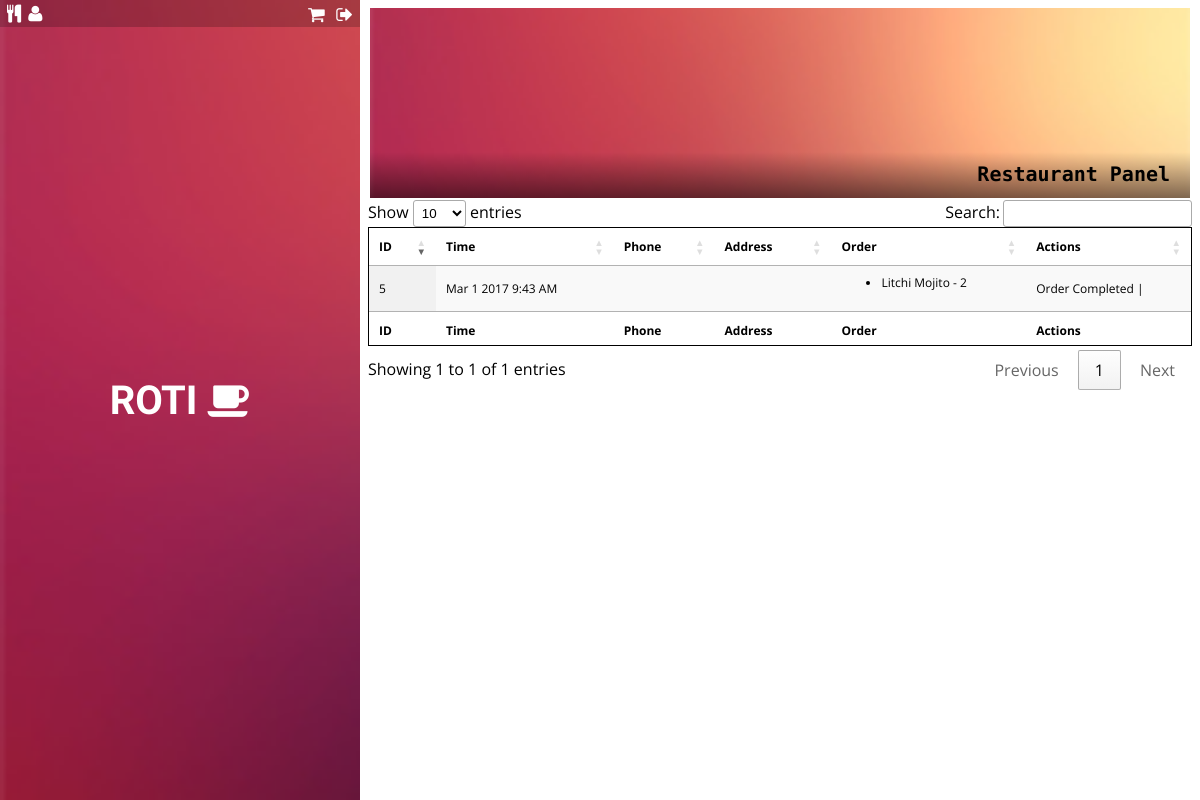
/orders.php (signed in), run on the app's committed database.
### tables this page shows
CREATE TABLE `orders` (
  `address` varchar(200) NOT NULL,
  `phone` int(11) NOT NULL,
  `status` tinyint(1) NOT NULL DEFAULT '0',
  `id` int(11) NOT NULL,
  `ot` timestamp NOT NULL DEFAULT CURRENT_TIMESTAMP ON UPDATE CURRENT_TIMESTAMP,
  `uid` int(11) NOT NULL,
  `rid` int(11) NOT NULL
);

CREATE TABLE `order_detail` (
  `id` int(11) NOT NULL,
  `mid` int(11) NOT NULL,
  `oid` int(11) NOT NULL,
  `qty` int(11) NOT NULL
);

CREATE TABLE `menu_item` (
  `price` int(11) NOT NULL,
  `category` varchar(50) NOT NULL,
  `description` varchar(100) NOT NULL,
  `id` int(11) NOT NULL,
  `name` varchar(50) NOT NULL,
  `rid` int(11) NOT NULL
);

### inc/generics.php (called while the page is built, shortened)
<?php
function createThumbnail($_TITLE = "", $_INFO = "", $_CLASS = "", $_ALT = "", $_IMAGE="", $_STYLE="" ,$_STYLE_ALT="", $_STYLE_GLIDER="", $_LINK=NULL, $_ID=NULL){
	include 'inc/thumbnail.php';
}
function getRecords($select, $from = NULL, $where = "1=1"){
	$con = $GLOBALS['con'];
	$arr = false;
	if($from == NULL){
		$data = mysqli_query($con, $select);
		if($data){
			$qualifiedColumnNames = array();
			foreach ($data->fetch_fields() as $columnMeta) {
			    $qualifiedColumnNames[] = "{$columnMeta->table}.{$columnMeta->name}";
			}
			$arr = [];
			$i=0;
			while ($row = $data->fetch_row()) {
			    $qualifiedRow = array_combine($qualifiedColumnNames, $row);
			    $arr[$i] = $qualifiedRow;
				$i++;
			}
		}
	}else{
		$query = "SELECT $select FROM $from WHERE $where";
		$arr = getRecords($query);
	}
	return $arr;
}
?>

### orders.php (the view, shortened to what this page needs)
<?php include_once 'inc/generics.php' ?>
<?php include_once 'inc/header.php' ?>
<?php include_once 'inc/initThumbnail.php' ?>
<?php include_once 'inc/sidebar.php' ?>
<content>
<link rel="stylesheet" href="https://cdn.datatables.net/1.10.13/css/jquery.dataTables.min.css">
<?php
if(isset($_SESSION['rid']) && isset($_SESSION['rest'])){
	?>
	<table id="example" class="display stripe" cellspacing="0" width="100%" style="border:1px solid #000;font-size:12px;">
        <thead>
            <tr>
                <th>ID</th>
                <th>Time</th>
                <th>Phone</th>
                <th>Address</th>
                <th>Order</th>
                <th>Actions</th>
            </tr>
        </thead>
        <tfoot>
            <tr>
                <th>ID</th>
                <th>Time</th>
                <th>Phone</th>
                <th>Address</th>
                <th>Order</th>
                <th>Actions</th>
            </tr>
        </tfoot>
        <tbody>
            <?php
            $arr = getRecords("SELECT * FROM orders WHERE rid=".$_SESSION['rid']." ORDER BY `orders`.`ot` DESC");
            foreach ($arr as $val) {
            	?>
            	<tr id = "oi-<?php echo $val['orders.id']; ?>">
            		<td><?php echo $val['orders.id']; ?></td>
            		<td><?php echo date('M j Y g:i A', strtotime($val['orders.ot'])); ?></td>
	                <td><?php $val['orders.phone'] ?></td>
	                <td><?php $val['orders.address'] ?></td>
	                <td><?php
	                	$ar = getRecords("SELECT * FROM order_detail, menu_item WHERE oid=".$val['orders.id']." AND mid = menu_item.id");
	                		?>
	                		<ul>
	                			<?php foreach($ar as $va){ ?>
	                			<li> <?php echo $va['menu_item.name']." - ".$va['order_detail.qty']; ?>
	                			<?php } ?>
	                		</ul>
	                ?></td>
	                <td><span class="act mouse-clickable" onclick="acton(<?php echo $val['orders.id']; ?>)">
	                	<?php
	                	$ra = intval($val['orders.status']);
	                	if($ra === 0){
	                		echo "Mark as Recieved";
	                	}else if($ra === 1){
	                		echo "On the way";
	                	}else if($ra === 2){
	                		echo "Payment Recieved";
	                	}else{
	                		echo "Order Completed";
	                	}
	                	 ?>
	                </span> | <span class="res"></span></td>
            	</tr>
            	<?php
            }
            ?>
        </tbody>
    </table>
	<?php
}else{
	header("LOCATION: rest.php");
}
?>
</content>
<?php include_once 'inc/footer.php' ?>

### style/main.css (style rules this page uses)
body { text-align: center; font-family: 'Open Sans', sans-serif; font-weight: 400; font-style: normal; font-size: 16px; }
.content-loader>content { transition: all 0.2s ease-in-out; overflow: visible; display: block; width: auto; margin: 0 auto; }
.mouse-clickable { cursor: pointer; }

### style/sidebar.css (style rules this page uses)
body { padding-left: 30%; }

### data on the page
orders: id "5", ot "Mar 1 2017 9:43 AM", status "Order Completed"
order_detail: menu_item.name "Litchi Mojito", qty "2"

### other printed values
$_TITLE "Restaurant Panel"
